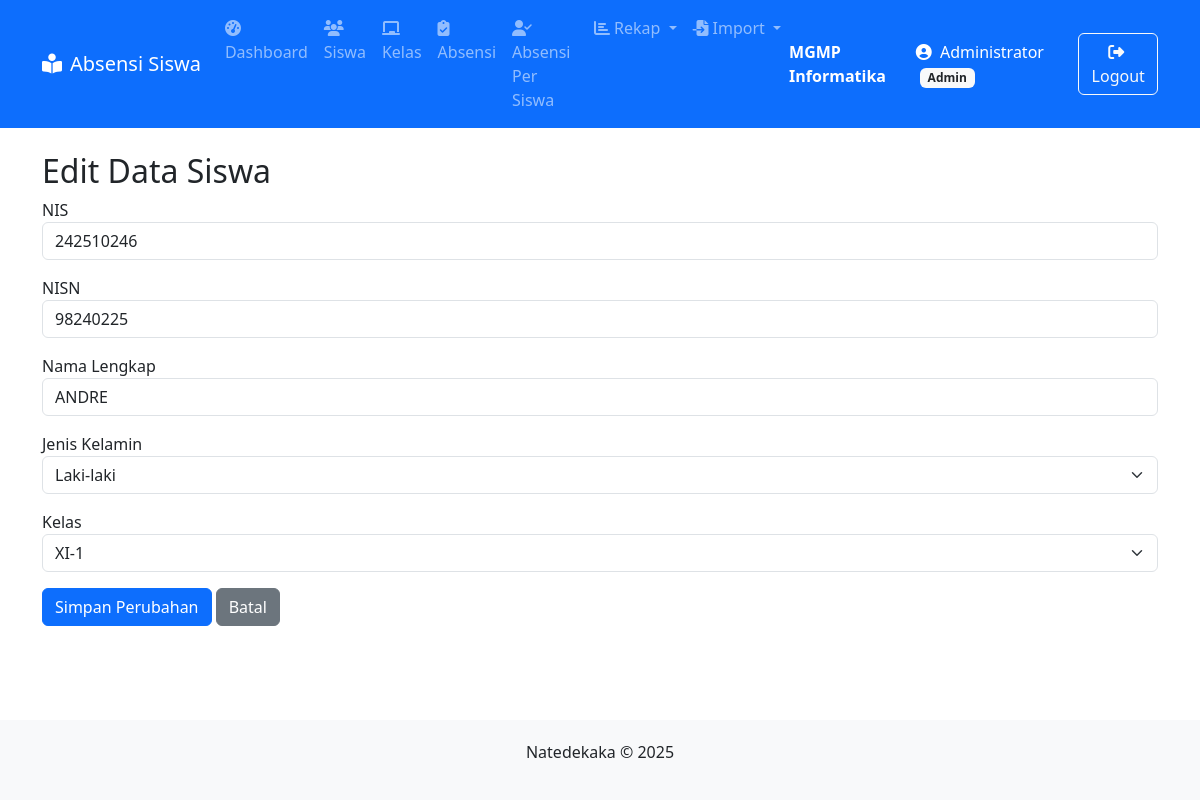
The app's page /siswa/edit.php?id=3157 (signed in) with its own data.
### tables this page shows
CREATE TABLE `siswa` (
  `id` int(11) NOT NULL,
  `nis` varchar(20) NOT NULL,
  `nisn` varchar(20) NOT NULL,
  `nama` varchar(100) NOT NULL,
  `kelas_id` int(11) NOT NULL,
  `jenis_kelamin` enum('Laki-laki','Perempuan') DEFAULT NULL
);

CREATE TABLE `kelas` (
  `id` int(11) NOT NULL,
  `nama_kelas` varchar(10) NOT NULL,
  `wali_kelas` varchar(100) NOT NULL
);

### siswa/edit.php (the view, shortened to what this page needs)
<?php
require_once '../config.php';
if (isset($_GET['id'])) {
    $id = $_GET['id'];
    $stmt = $koneksi->prepare("SELECT siswa.*, kelas.nama_kelas
                              FROM siswa
                              JOIN kelas ON siswa.kelas_id = kelas.id
                              WHERE siswa.id = ?");
    $stmt->bind_param("i", $id);
    $stmt->execute();
    $result = $stmt->get_result();
    $siswa = $result->fetch_assoc();
}
require_once '../includes/header.php';
?>
<h2>Edit Data Siswa</h2>
<form method="POST">
    <div class="mb-3">
        <label>NIS</label>
        <input type="text" name="nis" class="form-control" value="<?= htmlspecialchars($siswa['nis']) ?>" required>
    </div>
    <div class="mb-3">
        <label>NISN</label>
        <input type="text" name="nisn" class="form-control" value="<?= htmlspecialchars($siswa['nisn']) ?>" required>
    </div>
    <div class="mb-3">
        <label>Nama Lengkap</label>
        <input type="text" name="nama" class="form-control" value="<?= htmlspecialchars($siswa['nama']) ?>" required>
    </div>
    <div class="mb-3">
        <label>Jenis Kelamin</label>
        <select name="jenis_kelamin" class="form-select" required>
            <option value="Laki-laki" <?= ($siswa['jenis_kelamin'] === 'Laki-laki') ? 'selected' : '' ?>>Laki-laki</option>
        </select>
    </div>
    <div class="mb-3">
        <label>Kelas</label>
        <select name="kelas_id" class="form-select" required>
            <?php
            $kelas_result = $koneksi->query("SELECT * FROM kelas");
            while($kelas = $kelas_result->fetch_assoc()):
            ?>
            <option value="<?= $kelas['id'] ?>" <?= ($kelas['id'] == $siswa['kelas_id']) ? 'selected' : '' ?>>
                <?= htmlspecialchars($kelas['nama_kelas']) ?>
            </option>
            <?php endwhile; ?>
        </select>
    </div>
    <button type="submit" class="btn btn-primary">Simpan Perubahan</button>
    <a href="index.php" class="btn btn-secondary">Batal</a>
</form>
<?php require_once '../includes/footer.php'; ?>

### includes/header.php (style rules this page uses)
body { display: flex; flex-direction: column; min-height: 100vh; }

### records on screen
siswa: nis "242510246", nisn "98240225", nama "ANDRE", jenis_kelamin "Laki-laki", kelas_id "XI-1"

### other values on screen
$_SESSION['user']['nama'] "Administrator"
$_SESSION['user']['role'] "Admin"
